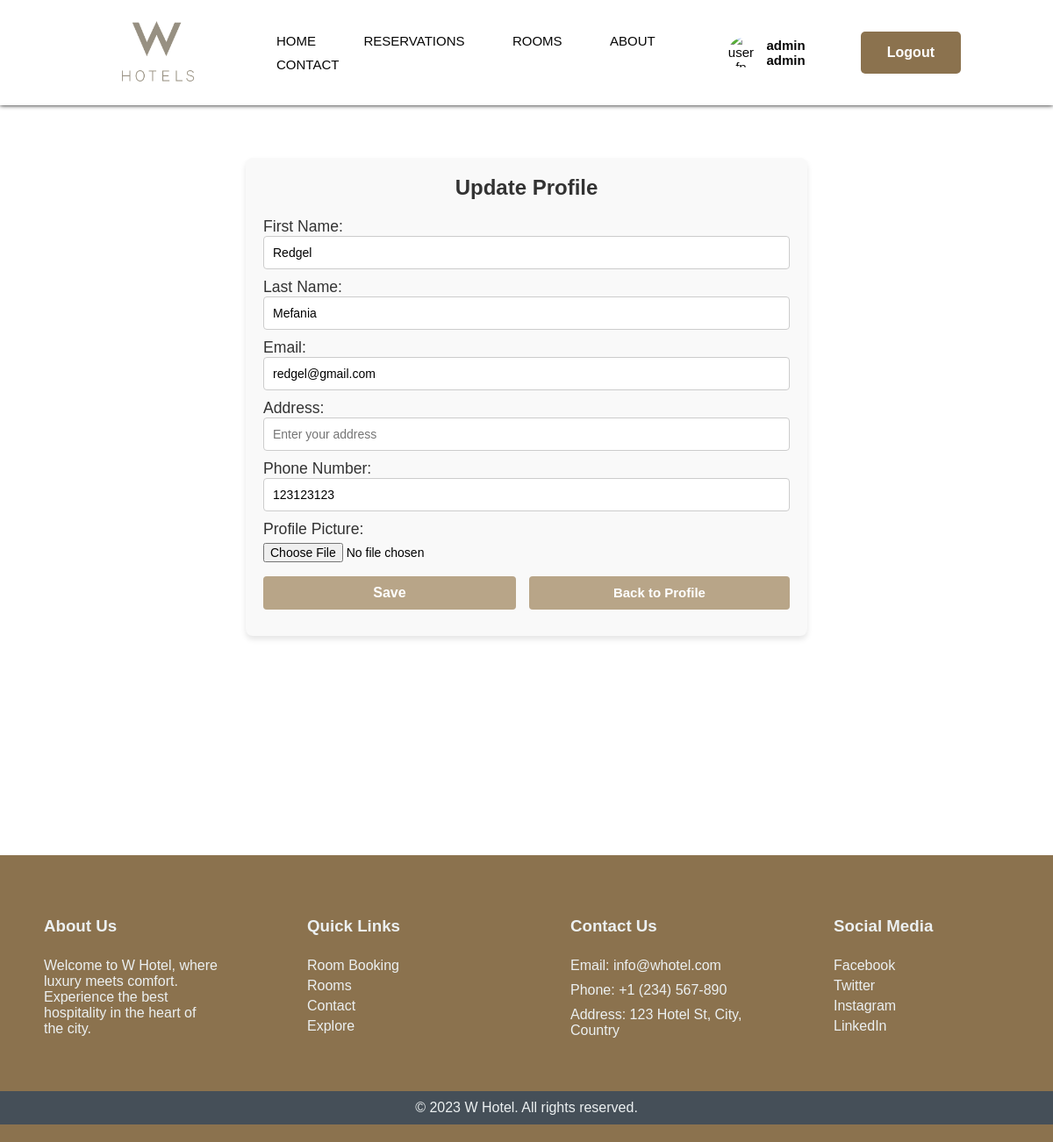
Screenshot of /profile/update/ (signed in) with the database file from the repository.
### accounts/models.py (models this page shows, shortened)
class CustomUser(AbstractBaseUser):
    username = models.EmailField(max_length=150, unique=True)
    firstname = models.CharField(max_length=30, default='')
    lastname = models.CharField(max_length=30, default='')
    phone_number = models.CharField(max_length=15, default='')
    address= models.CharField(max_length=200, default='')
    password = models.CharField(max_length=128, null=False)
    profile_pic=models.ImageField(default='default_profile.jpg',blank=True)
    objects = CustomUserManager()
    USERNAME_FIELD = 'username'
    REQUIRED_FIELDS = ['firstname', 'lastname', 'phone_number']

### updateprofile/views.py (the view)
# urls.py: path('update/', views.update_user, name='update_profile'),
def update_user(request):
    pk=request.session.get('pk')
    users = get_object_or_404(CustomUser, pk=pk)
    if request.method == 'POST':
        form = UserForm(request.POST, request.FILES, instance=users)  # Corrected line
        if form.is_valid():
            form.save()
            request.session['profile_pic']=users.profile_pic.url
            request.session['firstname']=users.firstname
            request.session['lastname']=users.lastname
            return redirect('profile:user_profile')
        else:
            print(form.errors)  # Debugging form errors
    else:
        form = UserForm(instance=users)
    return render(request, 'updateprofile/update_profile.html', {'users': users, 'form': form})

### updateprofile/forms.py
class UserForm(forms.ModelForm):
    class Meta:
        model = CustomUser
        fields = ['firstname','lastname', 'username','address','phone_number', 'profile_pic']
        labels={
            'firstname':'First Name',
            'lastname':'Last Name',
            'username':'Email',
            'address':'Address',
            'phone_number':'Phone Number',
            'profile_pic':'Profile Picture'
        }
        widgets = {
            'firstname': forms.TextInput(attrs={'class': 'form-input', 'placeholder': 'Enter your first name'}),
            'lastname': forms.TextInput(attrs={'class': 'form-input', 'placeholder': 'Enter your last name'}),
            'username': forms.EmailInput(attrs={'class': 'form-input', 'placeholder': 'Enter your email'}),
            'address': forms.TextInput(attrs={'class': 'form-input', 'placeholder': 'Enter your address'}),
            'phone_number': forms.TextInput(attrs={'class': 'form-input', 'placeholder': 'Enter your phone number'}),
            'profile_pic': forms.FileInput(attrs={'class': 'form-file-input'}),
        }

### updateprofile/templates/updateprofile/update_profile.html (shortened to what this page needs)
<!DOCTYPE html>
{% extends "base.html" %}
{% load static %}
{% block content %}
    <div class="login-container">
        <div class="login-form">
            <form method="POST" class="form-update" enctype="multipart/form-data">
                <h1>Update Profile</h1>
                {{ form.as_p }}
                <div class="header-buttons">
                    <button class="btn apply-btn" type="submit">Save</button>
                    <a class="btn apply-btn" href="{% url 'profile:user_profile' %}">
                    <button class="btn-a">Back to Profile</button>
                    </a>
                </div>
            </form>
        </div>
    </div>
{% endblock content %}

### static/css/profile_style.css (style rules this page uses)
body, html { scroll-behavior: smooth; height: 100%; margin: 0; }
* { margin: 0; padding: 0; font-family: Verdana, Geneva, Tahoma, sans-serif; }
.header-buttons { display: flex; align-items: center; gap: 15px; }
.btn { background-color: #6c543b; color: white; padding: 15px 30px; border: none; border-radius: 5px; cursor: pointer; font-weight: bold; font-size: 16px; transition: background-color 0.3s; }
label { flex: 1; font-size: 1.1em; color: #333; }
.apply-btn { background-color: #D0C3A6; color: white; font-size: 1em; padding: 10px 20px; border: none; border-radius: 5px; cursor: pointer; margin-top: 1em; align-self: center; }
.btn-a { background-color: transparent; color: white; font-size: 15px; border: none; border-radius: 5px; text-decoration: none; cursor: pointer; font-weight: bold; font-family: Verdana, Geneva, Tahoma, sans-serif; }
.form-update { max-width: 600px; margin: 0 auto; margin-top: 60px; margin-bottom: 250px; padding: 20px; background-color: #f9f9f9; border-radius: 8px; box-shadow: 0 4px 6px rgba(0, 0, 0, 0.1); }
.form-update h1 { text-align: center; margin-bottom: 20px; font-size: 24px; color: #333; }
.form-input { width: 100%; padding: 10px; font-size: 14px; border: 1px solid #ccc; border-radius: 4px; background-color: #fff; box-sizing: border-box; transition: border-color 0.3s, box-shadow 0.3s; margin-bottom: 10px; }
.form-file-input { display: block; margin-top: 5px; font-size: 14px; }
.apply-btn { width: 100%; padding: 10px; font-size: 16px; font-weight: bold; color: #fff; background-color: #B8A588; border: none; border-radius: 4px; cursor: pointer; text-align: center; margin-bottom: 10px; transition: background-color 0.3s ease; }

### rows the page displays
CustomUser: firstname "Redgel", lastname "Mefania", username "redgel@gmail.com", phone_number "123123123"

### other values shown
{{ request.session.firstname }} "admin"
{{ request.session.lastname }} "admin"
